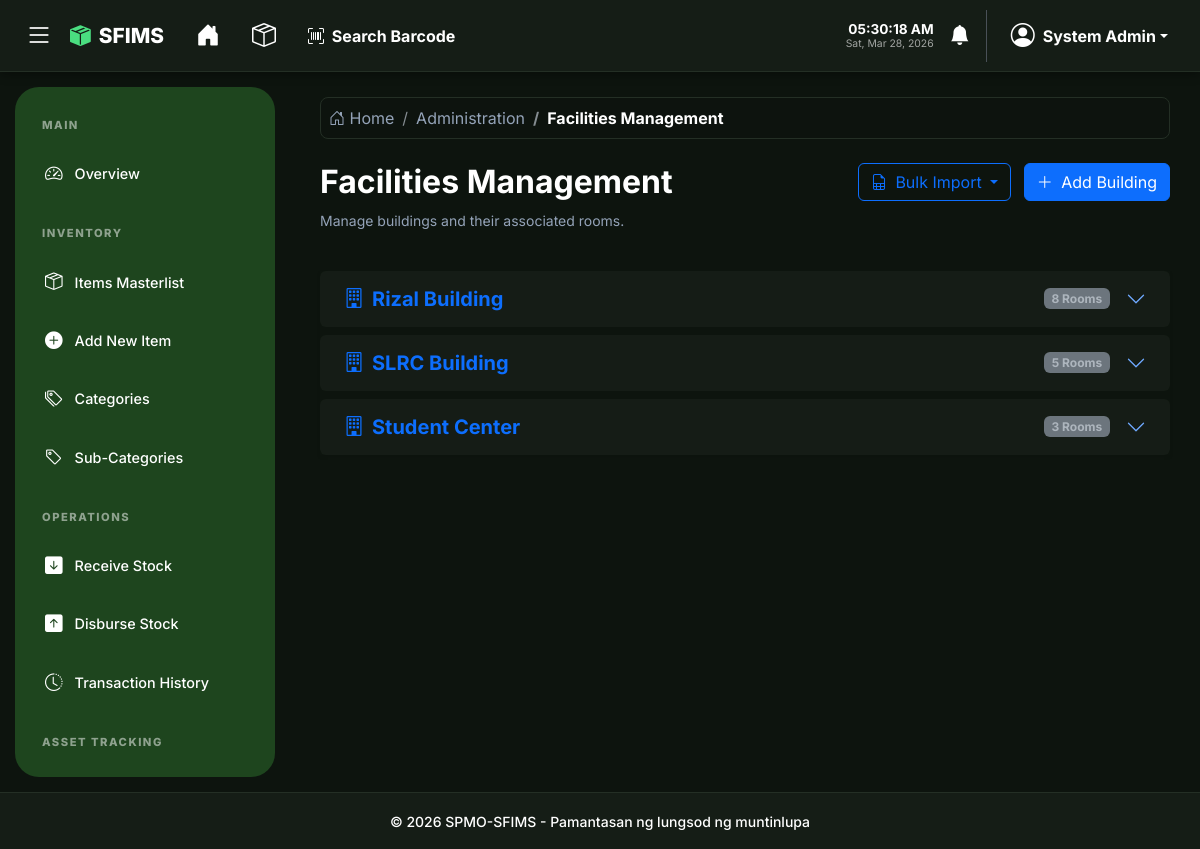
Page /admin/buildings.php (signed in) on the committed database.
### tables this page shows
CREATE TABLE IF NOT EXISTS buildings (
    id INT AUTO_INCREMENT PRIMARY KEY,
    name VARCHAR(100) NOT NULL UNIQUE,
    created_at TIMESTAMP DEFAULT CURRENT_TIMESTAMP
);

### config/app.php (called while the page is built, shortened)
<?php
function h($string)
{
    return htmlspecialchars($string, ENT_QUOTES, 'UTF-8');
}

### admin/buildings.php (the view, shortened to what this page needs)
<?php
require_once '../config/app.php';
$db = Database::getInstance();
$buildings = $db->query("SELECT * FROM buildings ORDER BY name ASC")->fetchAll();
$rooms_raw = $db->query("SELECT * FROM rooms ORDER BY name ASC")->fetchAll();
$rooms_by_building = [];
foreach ($rooms_raw as $r) {
    if (!isset($rooms_by_building[$r['building_id']])) {
        $rooms_by_building[$r['building_id']] = [];
    }
    $rooms_by_building[$r['building_id']][] = $r;
}
require_once '../partials/header.php';
?>
<div class="row mb-4">
    <div class="col-md-6">
        <h2 class="fw-bold">Facilities Management</h2>
        <p class="text-muted small">Manage buildings and their associated rooms.</p>
    </div>
    <div class="col-md-6 text-end">
        <?php if ($_SESSION['role'] === 'Admin'): ?>
            <div class="dropdown d-inline-block me-2">
                <button class="btn btn-outline-primary dropdown-toggle" type="button" data-bs-toggle="dropdown">
                    <i class="bi bi-file-earmark-spreadsheet me-1"></i> Bulk Import
                </button>
            </div>
            <button type="button" class="btn btn-primary" data-bs-toggle="modal" data-bs-target="#addBuildingModal">
                <i class="bi bi-plus-lg me-1"></i> Add Building
            </button>
        <?php endif; ?>
    </div>
</div>
<?php if ($buildings): ?>
    <div class="accordion shadow-sm" id="facilitiesAccordion">
        <?php foreach ($buildings as $index => $b): ?>
            <?php
                $b_id = $b['id'];
                $headingId = 'heading' . $b_id;
                $collapseId = 'collapse' . $b_id;
                $b_rooms = isset($rooms_by_building[$b_id]) ? $rooms_by_building[$b_id] : [];
            ?>
            <div class="accordion-item border-0 mb-2 rounded overflow-hidden" style="background-color: var(--sfims-card-bg);">
                <h2 class="accordion-header" id="<?php echo $headingId; ?>">
                    <button class="accordion-button collapsed fw-bold py-3 px-4 shadow-none" type="button" data-bs-toggle="collapse" data-bs-target="#<?php echo $collapseId; ?>" aria-expanded="false" aria-controls="<?php echo $collapseId; ?>" style="background-color: rgba(0,0,0,0.02);">
                        <div class="d-flex justify-content-between align-items-center w-100 pe-3">
                            <span class="fs-5 text-primary"><i class="bi bi-building me-2"></i><?php echo h($b['name']); ?></span>
                            <div class="d-flex align-items-center gap-3">
                                <span class="badge bg-secondary"><?php echo count($b_rooms); ?> Rooms</span>
                            </div>
                        </div>
                    </button>
                </h2>
            </div>
        <?php endforeach; ?>
    </div>
<?php endif; ?>
<?php require_once '../partials/footer.php'; ?>

### partials/header.php (style rules this page uses)
*, *::before, *::after { transition: background-color 0.3s ease, border-color 0.3s ease, color 0.3s ease, box-shadow 0.3s ease; }
:root { --sfims-bg: #f3f7f4; --sfims-card-bg: #ffffff; --sfims-text: #1e3a1a; --sfims-border: #dce3dc; --sfims-green: #1e451e; --sfims-accent: #2d5a27; --sfims-input-bg: #ffffff; --header-dark: #ffffff; --sidebar-width: 260px; --sidebar-collapsed-width: 84px; --nav-shadow: rgba(0, 0, 0, 0.05); --sidebar-text: rgba(255, 255, 255, 0.85); --dropdown-header-text: #6c757d; }
[data-theme="dark"] { --sfims-bg: #0d140e; --sfims-card-bg: #151d16; --sfims-text: #ffffff; --sfims-border: #242f25; --sfims-green: #1e451e; --sfims-input-bg: #2a332b; --header-dark: #151d16; --nav-shadow: rgba(0, 0, 0, 0.4); --sfims-accent: #ffffff; --sidebar-text: #ffffff; --dropdown-header-text: #cbd5e1; }
body { background-color: var(--sfims-bg) !important; color: var(--sfims-text) !important; font-family: 'Inter', sans-serif; min-height: 100vh; margin: 0; display: flex; flex-direction: column; overflow-x: hidden; }
[data-theme="dark"] .text-dark, [data-theme="dark"] .text-black, [data-theme="dark"] h1, [data-theme="dark"] h2, [data-theme="dark"] h3, [data-theme="dark"] h4, [data-theme="dark"] h5, [data-theme="dark"] h6, [data-theme="dark"] .card-title, [data-theme="dark"] .modal-title, [data-theme="dark"] .nav-tabs .nav-link { color: #ffffff !important; }
[data-theme="dark"] .text-muted, [data-theme="dark"] .text-secondary { color: #94a3b8 !important; }
[data-theme="dark"] ::placeholder { color: #64748b !important; opacity: 1 !important; }
[data-theme="dark"] p, [data-theme="dark"] span, [data-theme="dark"] label { color: inherit; }

### rows in the picture
buildings: name "Rizal Building", id "8"
buildings: name "SLRC Building", id "5"
buildings: name "Student Center", id "3"

### other values in the picture
$_SESSION['full_name'] "System Admin"
$section "Administration"
$page_title_display "Facilities Management"
